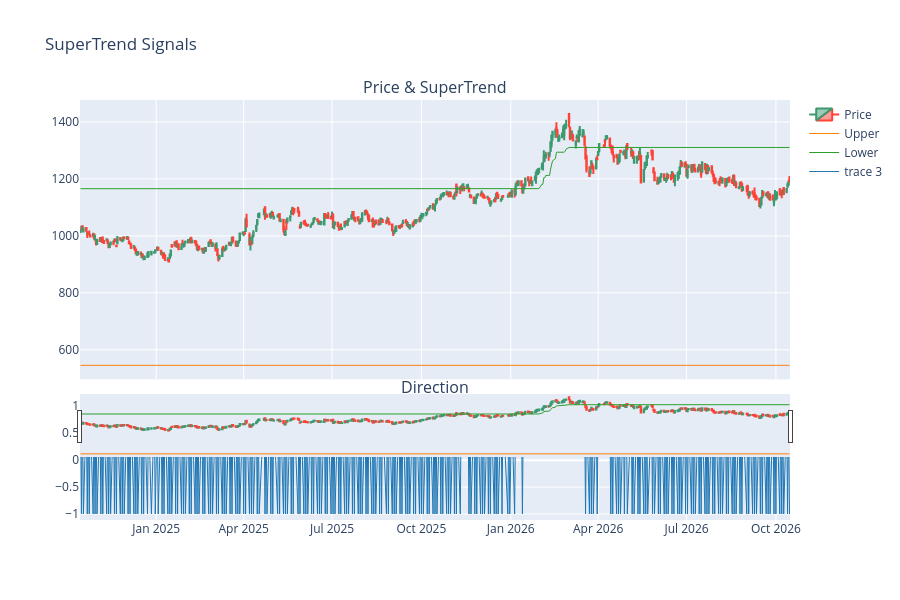

Write notebook code for a chart like this one.
### Code cell
def signal_supertrend(df: pd.DataFrame):
    direction = df["ta_supertrend_direction"]
    entry = (direction == 1) & (direction.shift(1) == -1)
    exit_ = (direction == -1) & (direction.shift(1) == 1)
    return entry.astype(int), exit_.astype(int) * -1

entry_st, exit_st = signal_supertrend(df)
print(f"SuperTrend signals: {entry_st.sum()} entries, {abs(exit_st).sum()} exits")

# Visualize signals on price
import plotly.graph_objects as go
from plotly.subplots import make_subplots

fig = make_subplots(rows=2, cols=1, shared_xaxes=True, vertical_spacing=0.05,
                    row_heights=[0.7, 0.3], subplot_titles=["Price & SuperTrend", "Direction"])
fig.add_trace(go.Candlestick(x=df.index, open=df["Open"], high=df["High"],
                             low=df["Low"], close=df["Close"], name="Price"), row=1, col=1)
fig.add_trace(go.Scatter(x=df.index, y=df["ta_supertrend_upper"], line=dict(color="#ff7f0e", width=1), name="Upper"), row=1, col=1)
fig.add_trace(go.Scatter(x=df.index, y=df["ta_supertrend_lower"], line=dict(color="#2ca02c", width=1), name="Lower"), row=1, col=1)
fig.add_trace(go.Scatter(x=df.index, y=df["ta_supertrend_direction"], line=dict(color="#1f77b4", width=1)), row=2, col=1)
fig.update_layout(height=600, title="SuperTrend Signals", showlegend=True)
display(fig)

### Figure 1 — Plotly figure (JSON) as saved in the notebook; plotly's stock layout.template omitted (floating-point values rounded to 4 significant figures; data arrays with more than 128 entries replaced by an {"elided": "..."} marker saying what was removed)
{"data": [{"close": {"elided": "507 float values"}, "high": {"elided": "507 float values"}, "low": {"elided": "507 float values"}, "name": "Price", "open": {"elided": "507 float values"}, "type": "candlestick", "x": {"elided": "507 str values"}, "xaxis": "x", "yaxis": "y"}, {"line": {"color": "#ff7f0e", "width": 1}, "name": "Upper", "type": "scatter", "x": {"elided": "507 str values"}, "xaxis": "x", "y": {"elided": "507 float values"}, "yaxis": "y"}, {"line": {"color": "#2ca02c", "width": 1}, "name": "Lower", "type": "scatter", "x": {"elided": "507 str values"}, "xaxis": "x", "y": {"elided": "507 float values"}, "yaxis": "y"}, {"line": {"color": "#1f77b4", "width": 1}, "type": "scatter", "x": {"elided": "507 str values"}, "xaxis": "x2", "y": {"elided": "507 int values"}, "yaxis": "y2"}], "layout": {"annotations": [{"font": {"size": 16}, "showarrow": false, "text": "Price & SuperTrend", "x": 0.5, "xanchor": "center", "xref": "paper", "y": 1.0, "yanchor": "bottom", "yref": "paper"}, {"font": {"size": 16}, "showarrow": false, "text": "Direction", "x": 0.5, "xanchor": "center", "xref": "paper", "y": 0.285, "yanchor": "bottom", "yref": "paper"}], "height": 600, "showlegend": true, "title": {"text": "SuperTrend Signals"}, "xaxis": {"anchor": "y", "domain": [0, 1], "matches": "x2", "showticklabels": false}, "xaxis2": {"anchor": "y2", "domain": [0, 1]}, "yaxis": {"anchor": "x", "domain": [0.335, 1.0]}, "yaxis2": {"anchor": "x2", "domain": [0, 0.285]}}}
